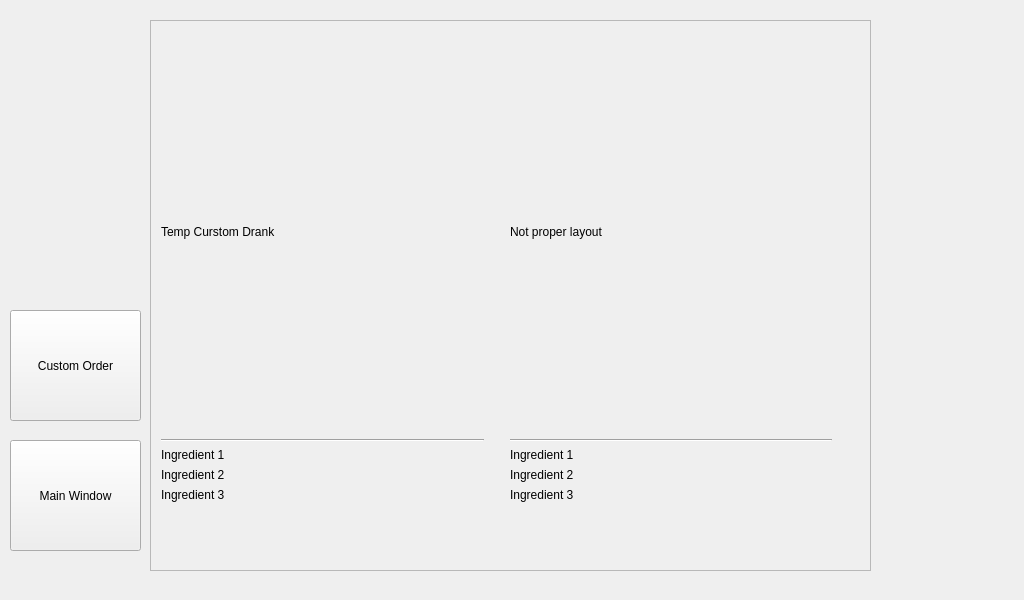
<?xml version="1.0" encoding="UTF-8"?>
<ui version="4.0">
 <class>menuShell</class>
 <widget class="QWidget" name="menuShell">
  <property name="geometry">
   <rect>
    <x>0</x>
    <y>0</y>
    <width>1024</width>
    <height>600</height>
   </rect>
  </property>
  <property name="windowTitle">
   <string>Form</string>
  </property>
  <widget class="QPushButton" name="backToMain">
   <property name="geometry">
    <rect>
     <x>10</x>
     <y>440</y>
     <width>131</width>
     <height>111</height>
    </rect>
   </property>
   <property name="text">
    <string>Main Window</string>
   </property>
  </widget>
  <widget class="QPushButton" name="backToMain_2">
   <property name="geometry">
    <rect>
     <x>10</x>
     <y>310</y>
     <width>131</width>
     <height>111</height>
    </rect>
   </property>
   <property name="text">
    <string>Custom Order</string>
   </property>
  </widget>
  <widget class="QWidget" name="widget" native="true">
   <property name="geometry">
    <rect>
     <x>149</x>
     <y>19</y>
     <width>721</width>
     <height>561</height>
    </rect>
   </property>
   <property name="autoFillBackground">
    <bool>false</bool>
   </property>
  </widget>
  <widget class="QScrollArea" name="scrollArea">
   <property name="geometry">
    <rect>
     <x>150</x>
     <y>20</y>
     <width>721</width>
     <height>551</height>
    </rect>
   </property>
   <property name="widgetResizable">
    <bool>true</bool>
   </property>
   <widget class="QWidget" name="scrollAreaWidgetContents">
    <property name="geometry">
     <rect>
      <x>0</x>
      <y>0</y>
      <width>719</width>
      <height>549</height>
     </rect>
    </property>
    <widget class="QWidget" name="gridLayoutWidget_3">
     <property name="geometry">
      <rect>
       <x>10</x>
       <y>10</y>
       <width>671</width>
       <height>471</height>
      </rect>
     </property>
     <layout class="QGridLayout" name="gridLayout_3">
      <item row="0" column="1">
       <spacer name="verticalSpacer">
        <property name="orientation">
         <enum>Qt::Vertical</enum>
        </property>
        <property name="sizeHint" stdset="0">
         <size>
          <width>20</width>
          <height>40</height>
         </size>
        </property>
       </spacer>
      </item>
      <item row="0" column="0">
       <layout class="QGridLayout" name="gridLayout">
        <item row="3" column="0">
         <widget class="QLabel" name="label_3">
          <property name="text">
           <string>Ingredient 2</string>
          </property>
         </widget>
        </item>
        <item row="2" column="0">
         <widget class="QLabel" name="label_2">
          <property name="text">
           <string>Ingredient 1</string>
          </property>
         </widget>
        </item>
        <item row="4" column="0">
         <widget class="QLabel" name="label_4">
          <property name="text">
           <string>Ingredient 3</string>
          </property>
         </widget>
        </item>
        <item row="1" column="0">
         <widget class="Line" name="line">
          <property name="orientation">
           <enum>Qt::Horizontal</enum>
          </property>
         </widget>
        </item>
        <item row="0" column="0">
         <widget class="QLabel" name="label">
          <property name="sizePolicy">
           <sizepolicy hsizetype="MinimumExpanding" vsizetype="MinimumExpanding">
            <horstretch>0</horstretch>
            <verstretch>0</verstretch>
           </sizepolicy>
          </property>
          <property name="minimumSize">
           <size>
            <width>0</width>
            <height>50</height>
           </size>
          </property>
          <property name="text">
           <string>Temp Curstom Drank</string>
          </property>
         </widget>
        </item>
       </layout>
      </item>
      <item row="0" column="2">
       <layout class="QGridLayout" name="gridLayout_2">
        <item row="3" column="0">
         <widget class="QLabel" name="label_5">
          <property name="text">
           <string>Ingredient 2</string>
          </property>
         </widget>
        </item>
        <item row="2" column="0">
         <widget class="QLabel" name="label_7">
          <property name="text">
           <string>Ingredient 1</string>
          </property>
         </widget>
        </item>
        <item row="4" column="0">
         <widget class="QLabel" name="label_8">
          <property name="text">
           <string>Ingredient 3</string>
          </property>
         </widget>
        </item>
        <item row="1" column="0">
         <widget class="Line" name="line_2">
          <property name="orientation">
           <enum>Qt::Horizontal</enum>
          </property>
         </widget>
        </item>
        <item row="0" column="0">
         <widget class="QLabel" name="label_6">
          <property name="sizePolicy">
           <sizepolicy hsizetype="MinimumExpanding" vsizetype="MinimumExpanding">
            <horstretch>0</horstretch>
            <verstretch>0</verstretch>
           </sizepolicy>
          </property>
          <property name="minimumSize">
           <size>
            <width>0</width>
            <height>50</height>
           </size>
          </property>
          <property name="text">
           <string>Not proper layout </string>
          </property>
         </widget>
        </item>
       </layout>
      </item>
     </layout>
    </widget>
   </widget>
  </widget>
 </widget>
 <resources/>
 <connections/>
</ui>
